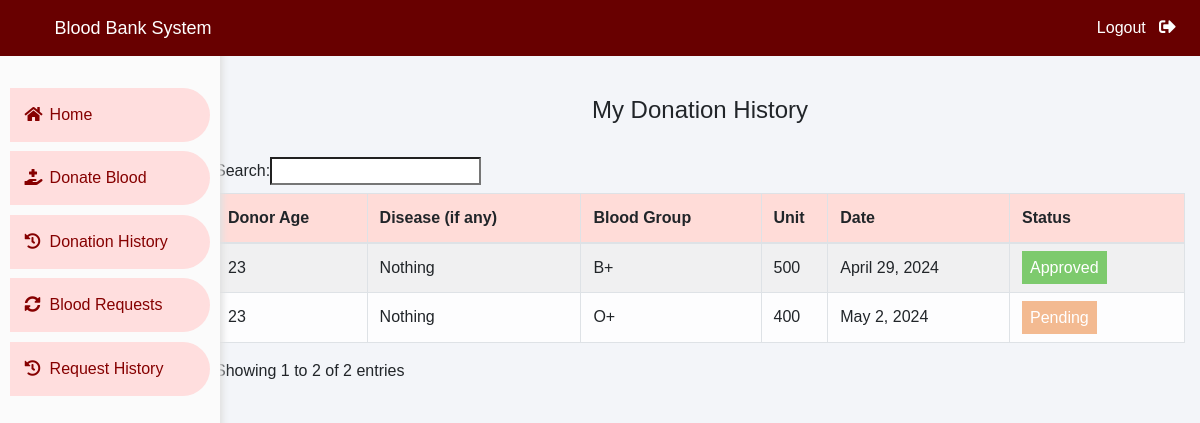
/donor/donation-history (signed in), run on the app's committed database.
### donor/models.py (models this page shows, shortened)
class BloodDonate(models.Model):
    donor=models.ForeignKey(
        Donor,
        on_delete=models.CASCADE
    )
    disease=models.CharField(
        max_length=100,
        default="Nothing"
    )
    age=models.PositiveIntegerField()
    bloodgroup=models.CharField(
        max_length=10
    )
    unit=models.PositiveIntegerField(
        default=0
    )
    status=models.CharField(
        max_length=20,
        default="Pending"
    )
    date=models.DateField(
        auto_now=True
    )

### donor/views.py (the view)
# urls.py: path('donation-history', views.donation_history_view,name='donation-history'),
def donation_history_view(request):
    donor= models.Donor.objects.get(user_id=request.user.id)
    donations=models.BloodDonate.objects.all().filter(donor=donor)
    return render(request,'donor/donation_history.html',{'donations':donations})

### templates/donor/donation_history.html (shortened to what this page needs)
{% extends 'donor/donorbase.html' %}
{% block content %}
{% load widget_tweaks %}
{%load static%}
<head>
   </head>
<br><br>
<div class="container">
    <H4 class="text-center">My Donation History</H4><br>
    <table class="table table-light table-hover table-bordered table-striped">
        <thead class="" style="background-color: #ffdcd8;">
            <tr>
                <th scope="col">Donor Age</th>
                <th scope="col">Disease (if any)</th>
                <th scope="col">Blood Group</th>
                <th scope="col">Unit</th>
                <th scope="col">Date</th>
                <th scope="col">Status</th>
            </tr>
        </thead>
        <tbody>
            {% for t in donations %}
            <tr>
                <td>{{t.age}}</td>
                <td> {{t.disease}}</td>
                <td>{{t.bloodgroup}}</td>
                <td>{{t.unit}}</td>
                <td>{{t.date}}</td>
                {% if t.status == 'Approved' %}
                <td><span class="label warning"> Approved</span></td>
                {% elif t.status == 'Rejected' %}
                <td><span class="label success">Rejected</span></td>
                {% else %}
                <td><span style="color: white;margin-left: 0px;" class="label info">Pending</span></td>
                {% endif %}
            </tr>
            {% endfor %}
        </tbody>
    </table>
</div>
{% endblock content %}

### templates/donor/donorbase.html (style rules this page uses)
* { margin: 0; padding: 0; box-sizing: border-box; list-style: none; text-decoration: none; font-family: 'Josefin Sans', sans-serif; }
body { background-color: #f3f5f9; }
.wrapper .main_content .info { margin: 20px; color: #717171; line-height: 25px; }

### templates/donor/donation_history.html (style rules this page uses)
.label { color: white; padding: 8px; }
.info { background-color: #f3ba91; }
.warning { background-color: #7dca6d; }

### data on the page
BloodDonate: age "23", disease "Nothing", bloodgroup "B+", unit "500", date "April 29, 2024", status "Approved"
BloodDonate: age "23", disease "Nothing", bloodgroup "O+", unit "400", date "May 2, 2024", status "Pending"
